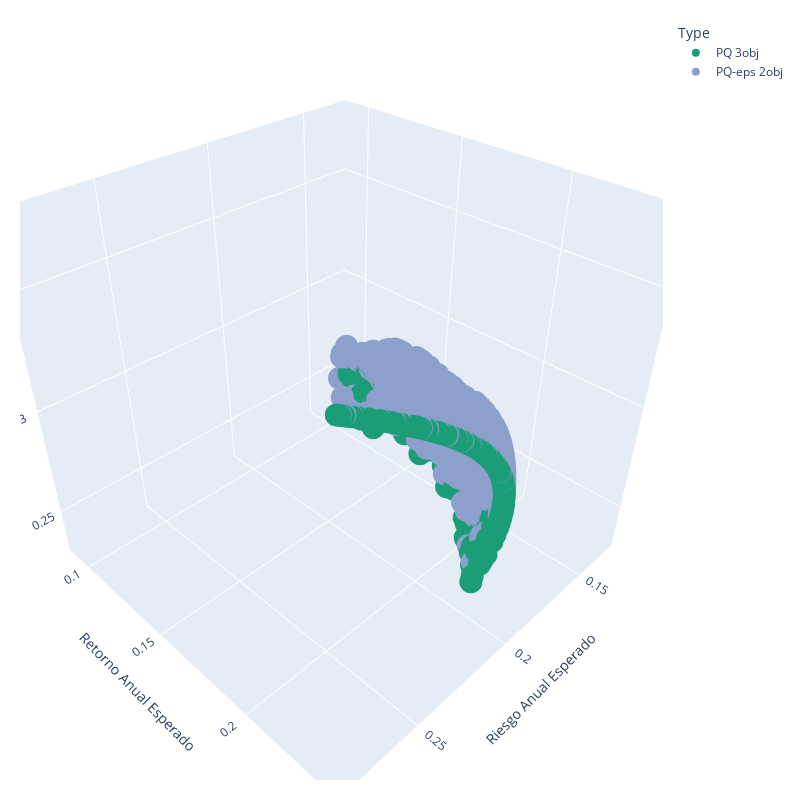

The code cell stored with this chart in its notebook:
### Code cell
fig = px.scatter_3d(FA_3D.sort_values(by='Type'), x='exp_risk', y='exp_return', z='exp_esg',
                color_discrete_sequence=['rgb(27,158, 119)','rgb(141,160,203)'],
                color='Type', width=800, height=800, 
                labels = {'exp_risk':'Riesgo Anual Esperado', 
                          'exp_return': 'Retorno Anual Esperado', 
                          'exp_esg': 'ESG score'})
fig.update_layout(
    margin=dict(l=20, r=20, t=20, b=20),
)
fig.show()

### Figure 1 — Plotly figure (JSON) as saved in the notebook; plotly's stock layout.template omitted (floating-point values rounded to 4 significant figures; data arrays with more than 128 entries replaced by an {"elided": "..."} marker saying what was removed)
{"data": [{"hovertemplate": "Type=PQ 3obj<br>Riesgo Anual Esperado=%{x}<br>Retorno Anual Esperado=%{y}<br>ESG score=%{z}<extra></extra>", "legendgroup": "PQ 3obj", "marker": {"color": "rgb(27,158, 119)", "symbol": "circle"}, "mode": "markers", "name": "PQ 3obj", "scene": "scene", "showlegend": true, "type": "scatter3d", "x": {"elided": "2152 float values"}, "y": {"elided": "2152 float values"}, "z": {"elided": "2152 float values"}}, {"hovertemplate": "Type=PQ-eps 2obj<br>Riesgo Anual Esperado=%{x}<br>Retorno Anual Esperado=%{y}<br>ESG score=%{z}<extra></extra>", "legendgroup": "PQ-eps 2obj", "marker": {"color": "rgb(141,160,203)", "symbol": "circle"}, "mode": "markers", "name": "PQ-eps 2obj", "scene": "scene", "showlegend": true, "type": "scatter3d", "x": {"elided": "3543 float values"}, "y": {"elided": "3543 float values"}, "z": {"elided": "3543 float values"}}], "layout": {"height": 800, "legend": {"title": {"text": "Type"}, "tracegroupgap": 0}, "margin": {"b": 20, "l": 20, "r": 20, "t": 20}, "scene": {"domain": {"x": [0, 1], "y": [0, 1]}, "xaxis": {"title": {"text": "Riesgo Anual Esperado"}}, "yaxis": {"title": {"text": "Retorno Anual Esperado"}}, "zaxis": {"title": {"text": "ESG score"}}}, "width": 800}}
